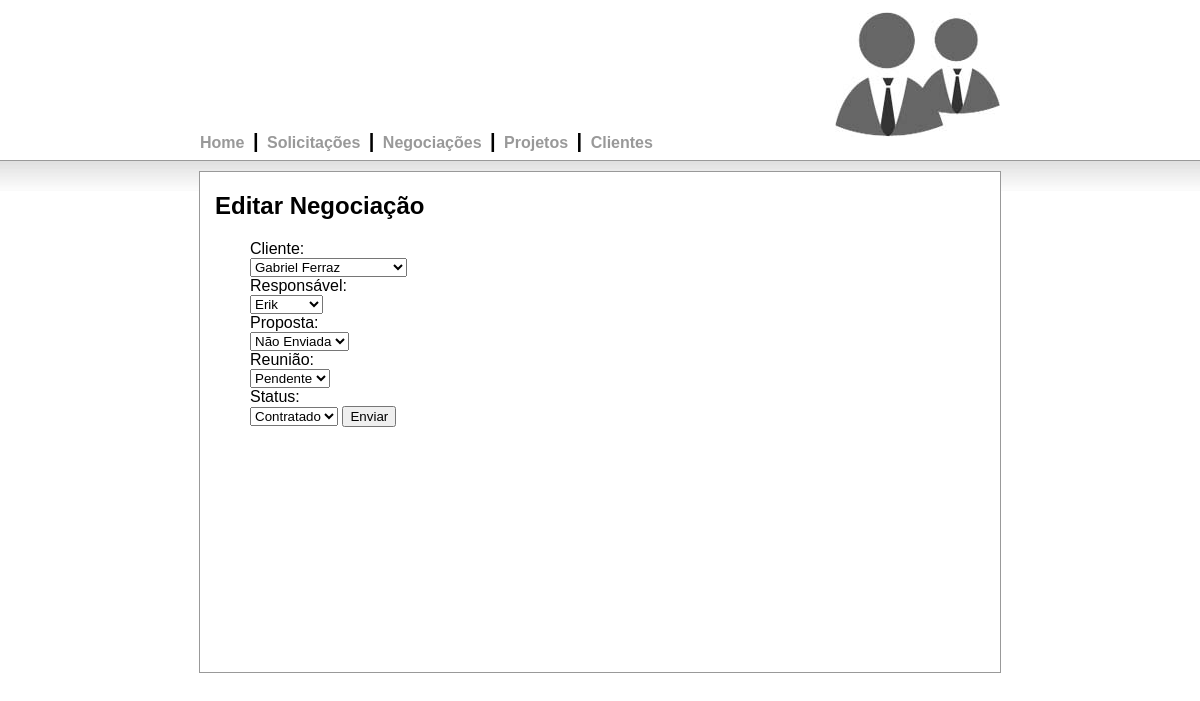
Page /view/edit_negociacao.php?id=1 on the committed database.
### tables this page shows
CREATE TABLE IF NOT EXISTS `clientes` (
  `id` int(11) NOT NULL AUTO_INCREMENT,
  `nome` varchar(140) NOT NULL,
  `email` varchar(140) NOT NULL,
  `telefone` varchar(16) NOT NULL,
  `id_user` int(11) NOT NULL,
  PRIMARY KEY (`id`)
);

CREATE TABLE IF NOT EXISTS `negociacoes` (
  `id` int(11) NOT NULL AUTO_INCREMENT,
  `id_cliente` int(11) NOT NULL,
  `responsavel` varchar(50) NOT NULL,
  `proposta` varchar(20) NOT NULL,
  `reuniao` varchar(20) NOT NULL,
  `status` varchar(20) NOT NULL,
  `id_solicitação` int(11) NOT NULL,
  PRIMARY KEY (`id`)
);

### model/database.php (called while the page is built, shortened)
<?php
Class Database {
	private $db_name = "gerCli";
	private $username = "root";
	private $password = "";
	public function open_connection() {
		if($this->connection = mysql_connect("localhost",$this->username,$this->password)) {
			$select_db = mysql_select_db($this->db_name,$this->connection);
			if($select_db) {
				return true;
				}
			else {
				die("Database selection failed! ".mysql_error());
				}
			}
		}
	public function query($sql="") {
		$query = mysql_query($sql);
		return $query;
		}
	public function fetch_array($query) {
		$fecth = mysql_fetch_array($query);
		return $fecth;
		}
	}
	$database = new Database;
?>

### model/negociacao.php (called while the page is built, shortened)
<?php
Class Negociacao {
	public static $table_name = "negociacoes";
	public static function find_by_id($id=0) {
		$result = self::find_by_sql("SELECT * FROM ".self::$table_name." WHERE id={$id} LIMIT 1");
		return empty($result) ? false : array_shift($result);
		}
	public static function find_by_sql($sql="") {
		global $database;
		$query = $database->query($sql);
		$object_array = array();
		while ($row = $database->fetch_array($query)){
			$object_array[] = self::instantiate($row);
			}
		return $object_array;
		}
	public static function instantiate($record) {
		$object = new self;
		foreach ($record as $attribute => $value) {
			if($object->has_attribute($object,$attribute) ) {
				$object->$attribute = $value;
			}
		}
		return $object;
	}
	private function has_attribute($object,$attribute) {
		$attributes = get_object_vars($object);
		return array_key_exists($attribute,$attributes);
		}
}
?>

### model/cliente.php (called while the page is built, shortened)
<?php
Class Cliente {
	public static $table_name = "clientes";
	public static function find_all() {
		$result_array = self::find_by_sql("SELECT * FROM ".self::$table_name." ");
		return $result_array;
		}
	public static function find_by_id($id=0) {
		$users = self::find_by_sql("SELECT * FROM ".self::$table_name." WHERE id={$id} LIMIT 1");
		return empty($users) ? false : array_shift($users);
		}
	public static function find_by_sql($sql="") {
		global $database;
		$query = $database->query($sql);
		$object_array = array();
		while ($row = $database->fetch_array($query)){
			$object_array[] = self::instantiate($row);
			}
		return $object_array;
		}
	public static function instantiate($record) {
		$object = new self;
		foreach ($record as $attribute => $value) {
			if($object->has_attribute($object,$attribute) ) {
				$object->$attribute = $value;
			}
		}
		return $object;
	}
	private function has_attribute($object,$attribute) {
		$attributes = get_object_vars($object);
		return array_key_exists($attribute,$attributes);
		}
}
?>

### view/edit_negociacao.php (the view, shortened to what this page needs)
<?php
	require_once('../include/header.php');
	require_once "../model/cliente.php";
	require_once "../model/database.php";
	require_once "../model/negociacao.php";
	$clientes = Cliente::find_all();
	$negociacao = Negociacao::find_by_id($_GET['id']);
	$clienteCadastrado = Cliente::find_by_id($negociacao->id_cliente);
?>
		<div id="body">
			<div id="center">
				<h2>Editar Negociação</h2>
				<div id="content">
					<?php echo "<form action='../controller/negociacao.php?action=update&id={$_GET['id']}' method='post' >"?>
						Cliente:<br />
						<select name="cliente">
							<?php
								echo "<option value=$clienteCadastrado->id>$clienteCadastrado->nome</option>";
							?>
						</select><br />
						Responsável:<br />
						<select name="responsavel">
						<?php
							echo "<option value='$negociacao->responsavel'>$negociacao->responsavel</option>";
						?>
						</select><br />
						Proposta:<br />
						<select name="proposta">
						<?php
							echo "<option value='$negociacao->proposta'>$negociacao->proposta</option>";
						?>
						</select><br />
						Reunião:<br />
						<select name="reuniao">
						<?php
							echo "<option value='$negociacao->reuniao'>$negociacao->reuniao</option>";
						?>
						</select><br />
						Status:<br />
						<select name="status">
						<?php
							echo "<option value='$negociacao->status'>$negociacao->status</option>";
						?>
						<select>
						<input type="submit" value="Enviar">
					</form>
				</div>
			</div>
		</div>
	</body>
</html>

### css/index.css (style rules this page uses)
html, body, div, span { border:0 none; font-size:100%; margin:0; outline:0 none; padding:0; font-family: Arial; }
#body { height: 500px; width: 100%; background-image:url('imagens/degrade.jpg'); background-repeat: repeat-x; margin:0px; padding:0px; border-top: 1px solid #999999; }
#center { min-height: 500px; width: 800px; margin-top: 10px; margin-left: auto; margin-right: auto; border: 1px solid #999999; background-color:#ffffff; }
#content { width:700px; margin: 0 auto 0 auto; }
h2 { margin-left: 15px }

### rows in the picture
clientes: cliente "Gabriel Ferraz"
negociacoes: responsavel "Erik", proposta "Não Enviada", reuniao "Pendente", status "Contratado"
